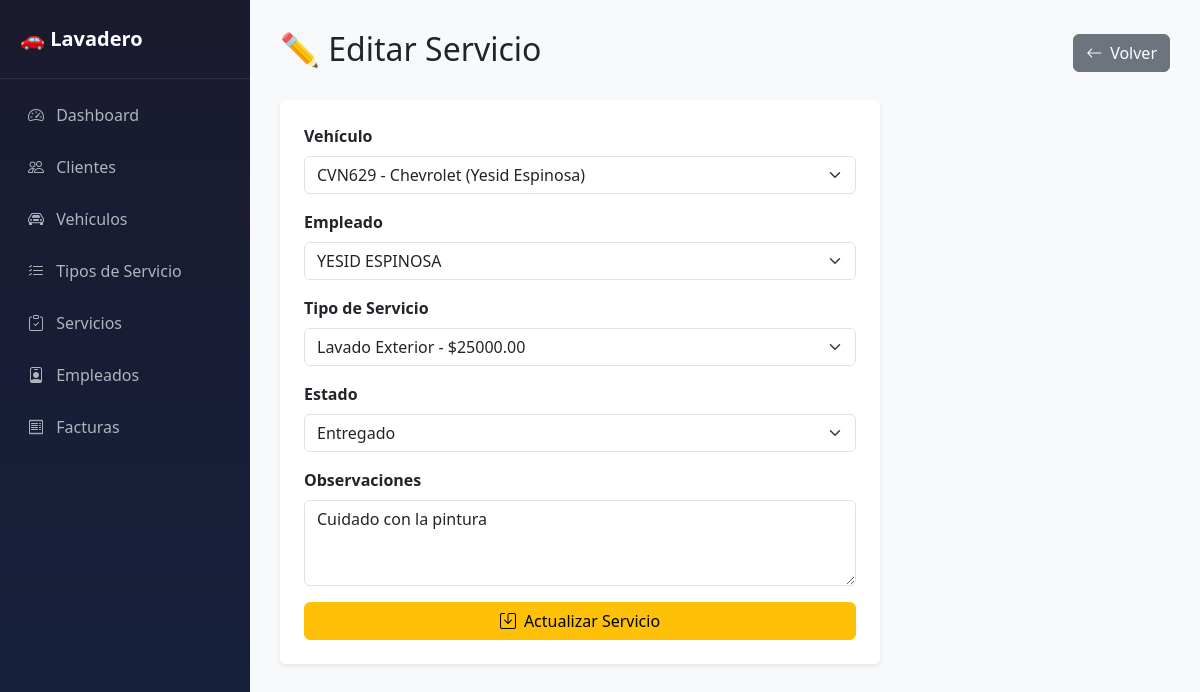
Page /servicios/editar/1/ on the committed database.
### gestion/models.py (models this page shows, shortened)
class Servicio(models.Model):
    ESTADOS = [
        ('pendiente',   'Pendiente'),
        ('en_proceso',  'En Proceso'),
        ('listo',       'Listo'),
        ('entregado',   'Entregado'),
    ]
    vehiculo      = models.ForeignKey(Vehiculo,     on_delete=models.CASCADE)
    empleado      = models.ForeignKey(Empleado,     on_delete=models.CASCADE)
    tipo_servicio = models.ForeignKey(TipoServicio, on_delete=models.CASCADE)
    fecha         = models.DateTimeField(auto_now_add=True)
    precio        = models.DecimalField(max_digits=10, decimal_places=2)
    estado        = models.CharField(max_length=20, choices=ESTADOS, default='pendiente')
    comision      = models.DecimalField(max_digits=10, decimal_places=2, default=0)
    observaciones = models.TextField(blank=True, null=True)

class Vehiculo(models.Model):
    TIPOS = [
        ('sedan',  'Sedán'),
        ('suv',    'SUV'),
        ('moto',   'Moto'),
        ('camion', 'Camión'),
        ('otro',   'Otro'),
    ]
    cliente = models.ForeignKey(Cliente, on_delete=models.CASCADE)
    placa   = models.CharField(max_length=10, unique=True)
    marca   = models.CharField(max_length=50)
    color   = models.CharField(max_length=30)
    tipo    = models.CharField(max_length=20, choices=TIPOS, default='sedan')

class Empleado(models.Model):
    usuario = models.OneToOneField(
        Usuario,
        on_delete=models.CASCADE,
        null=True,      # ← agrega esto
        blank=True      # ← agrega esto
    )
    nombre        = models.CharField(max_length=100)
    telefono      = models.CharField(max_length=20)
    fecha_ingreso = models.DateField(auto_now_add=True)
    porcentaje_comision = models.DecimalField(max_digits=5, decimal_places=2, default=10.00)

class TipoServicio(models.Model):
    nombre      = models.CharField(max_length=100)
    descripcion = models.TextField(blank=True)
    precio      = models.DecimalField(max_digits=10, decimal_places=2)
    activo      = models.BooleanField(default=True)

### gestion/views.py (the view, shortened to what this page needs)
# urls.py: path('servicios/editar/<int:id>/',    views.editar_servicio,  name='editar_servicio'),
def editar_servicio(request, id):
    servicio  = get_object_or_404(Servicio, id=id)
    vehiculos = Vehiculo.objects.all()
    empleados = Empleado.objects.all()
    tipos     = TipoServicio.objects.filter(activo=True)
    return render(request, 'gestion/editar_servicio.html', {
        'servicio':  servicio,
        'vehiculos': vehiculos,
        'empleados': empleados,
        'tipos':     tipos,
    })

### gestion/templates/gestion/editar_servicio.html (shortened to what this page needs)
{% extends 'gestion/base.html' %}
{% block contenido %}
<div class="d-flex justify-content-between align-items-center mb-4">
    <h2>✏️ Editar Servicio</h2>
    <a href="{% url 'lista_servicios' %}" class="btn btn-secondary">
        <i class="bi bi-arrow-left me-2"></i>Volver
    </a>
</div>
<div class="card border-0 shadow-sm" style="max-width: 600px;">
    <div class="card-body p-4">
        <form method="POST">
            <div class="mb-3">
                <label class="form-label fw-bold">Vehículo</label>
                <select name="vehiculo" class="form-select" required>
                    {% for vehiculo in vehiculos %}
                    <option value="{{ vehiculo.id }}"
                        {% if vehiculo.id == servicio.vehiculo.id %}selected{% endif %}>
                        {{ vehiculo.placa }} - {{ vehiculo.marca }}
                    </option>
                    {% endfor %}
                </select>
            </div>
            <div class="mb-3">
                <label class="form-label fw-bold">Empleado</label>
                <select name="empleado" class="form-select" required>
                    {% for empleado in empleados %}
                    <option value="{{ empleado.id }}"
                        {% if empleado.id == servicio.empleado.id %}selected{% endif %}>
                        {{ empleado.nombre }}
                    </option>
                    {% endfor %}
                </select>
            </div>
            <div class="mb-3">
                <label class="form-label fw-bold">Tipo de Servicio</label>
                <select name="tipo_servicio" class="form-select" required>
                    {% for tipo in tipos %}
                    <option value="{{ tipo.id }}"
                        {% if tipo.id == servicio.tipo_servicio.id %}selected{% endif %}>
                        {{ tipo.nombre }} - ${{ tipo.precio }}
                    </option>
                    {% endfor %}
                </select>
            </div>
            <div class="mb-3">
                <label class="form-label fw-bold">Estado</label>
                <select name="estado" class="form-select" required>
                    <option value="entregado"  {% if servicio.estado == 'entregado'  %}selected{% endif %}>Entregado</option>
                </select>
            </div>
            <div class="mb-3">
                <label class="form-label fw-bold">Observaciones</label>
                <textarea name="observaciones" class="form-control"
                          rows="3">{{ servicio.observaciones }}</textarea>
            </div>
            <button type="submit" class="btn btn-warning w-100">
                <i class="bi bi-save me-2"></i>Actualizar Servicio
            </button>
        </form>
    </div>
</div>
{% endblock %}

### gestion/templates/gestion/base.html (style rules this page uses)
body { background-color: #f8f9fa; }

### rows in the picture
Servicio: vehiculo "CVN629 - Chevrolet (Yesid Espinosa)", empleado "YESID ESPINOSA", tipo_servicio "Lavado Exterior - $25000.00", estado "Entregado", observaciones "Cuidado con la pintura"
